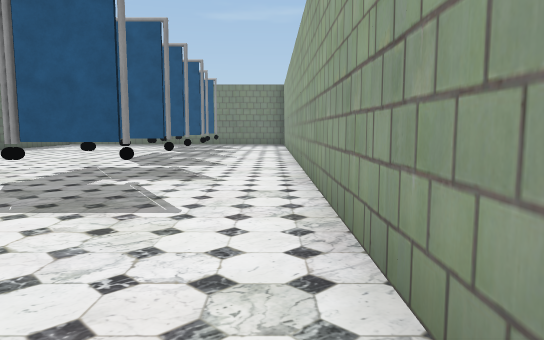
view 1 (above)

24 first-person views from a walk through a scene from a Unity 3-D project. The camera is 1.3 m above the floor, tilts 6° down and sees 70° across. Doors are open. The floor is counted in squares, 2 m on a side. Each view is taken from the middle of a square. On the plan, view 1 faces up. The plan holds only what a view shows up to about 11 squares ahead; the rest is blank. The place goes on beyond the plan. Some surface patterns are stand-ins.

view 2
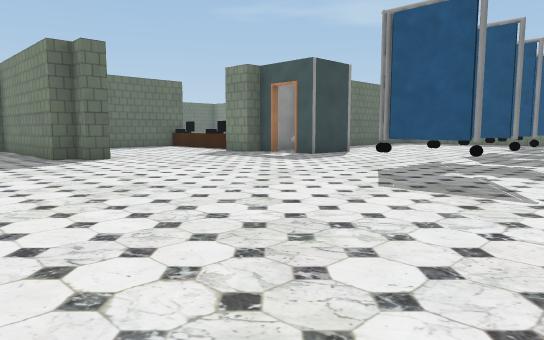

view 3
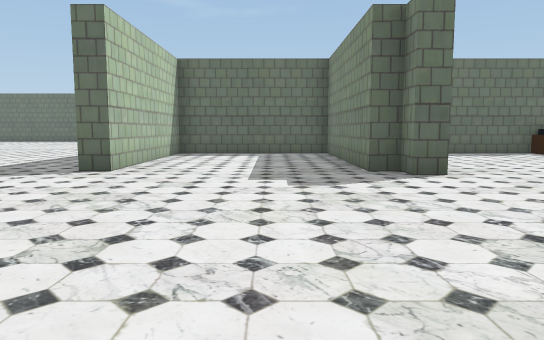

view 4
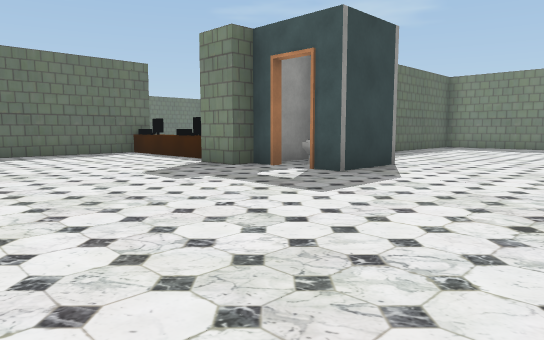

view 5
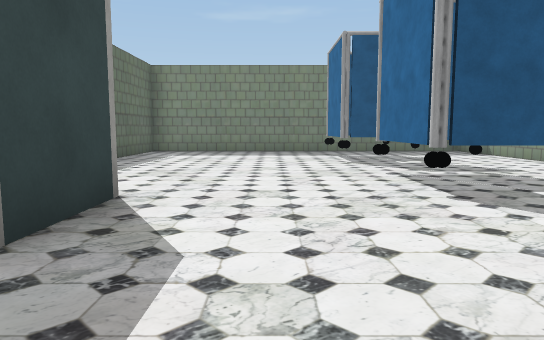

view 6
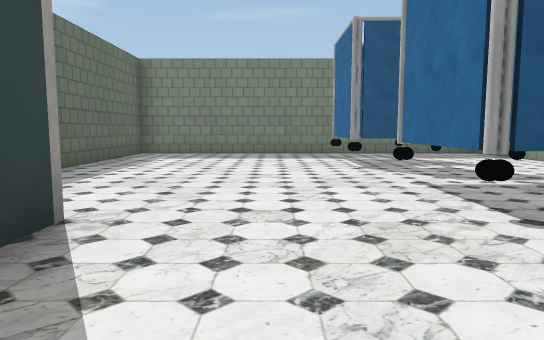

view 7
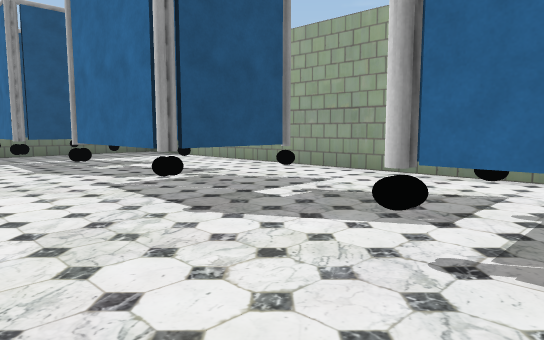

view 8
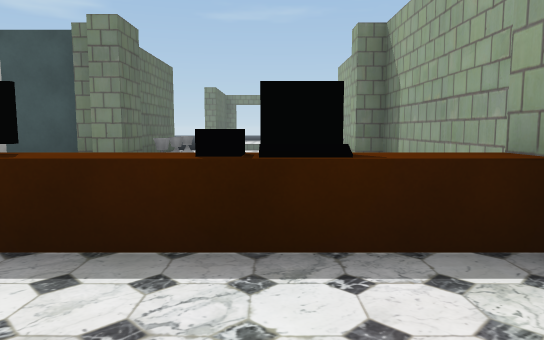

view 9
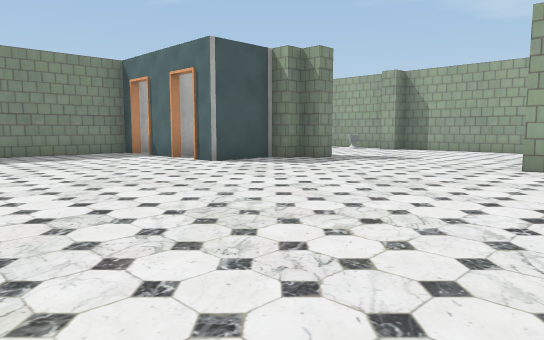

view 10
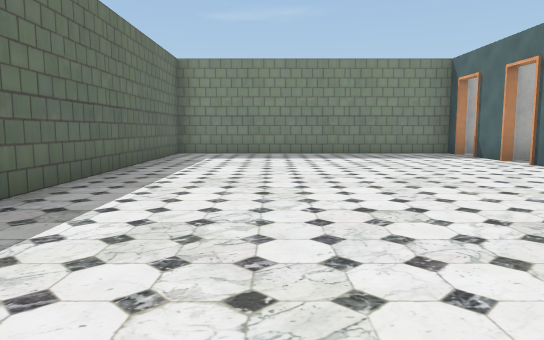

view 11
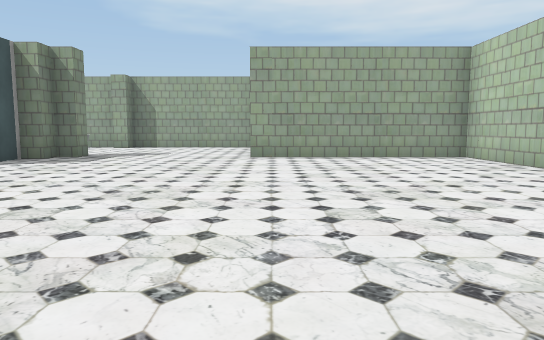

view 12
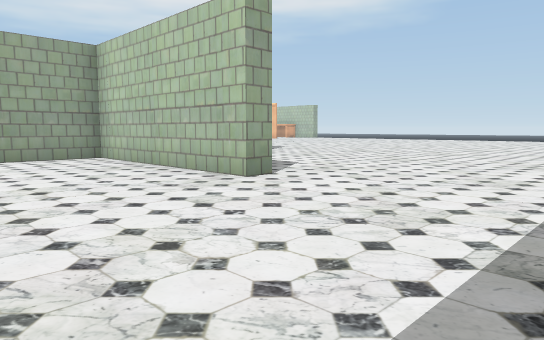

view 13
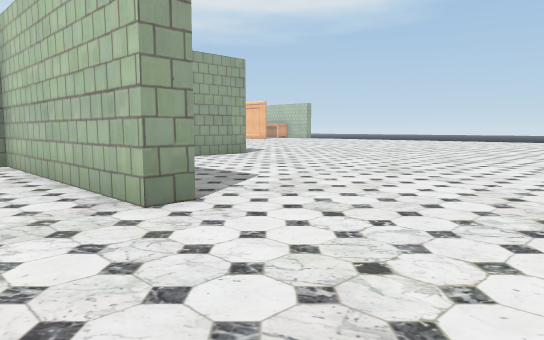

view 14
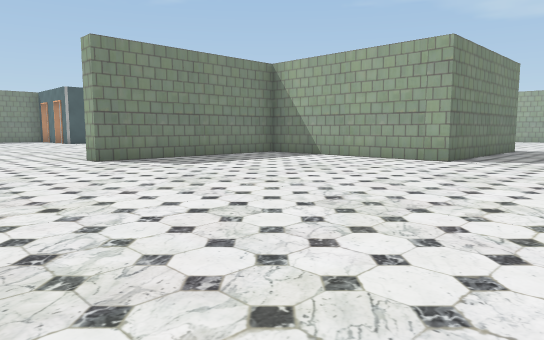

view 15
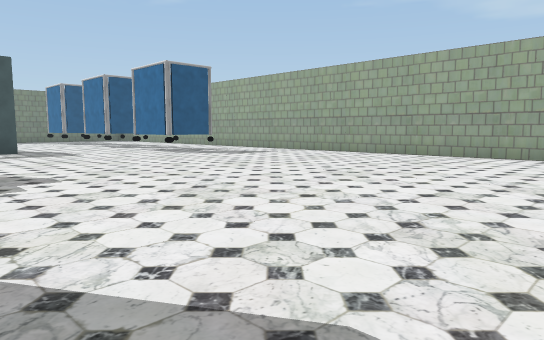

view 16
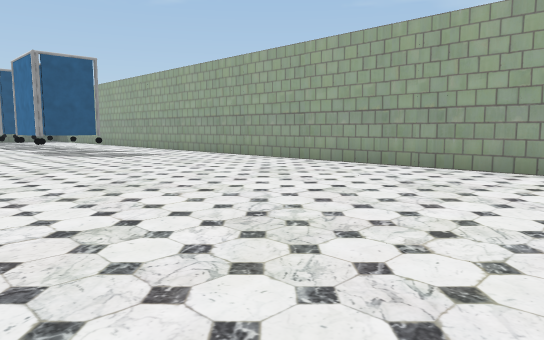

view 17
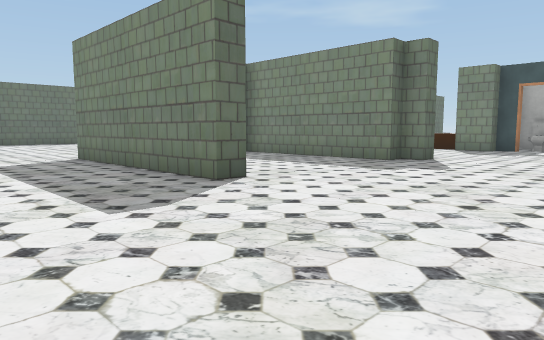

view 18
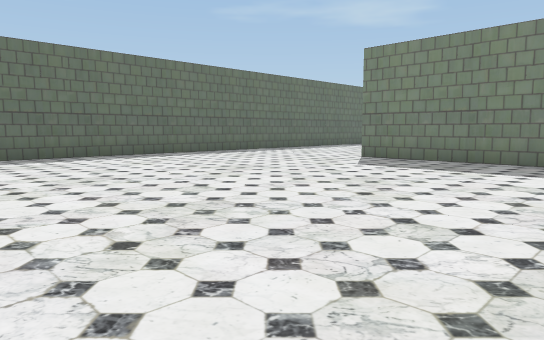

view 19
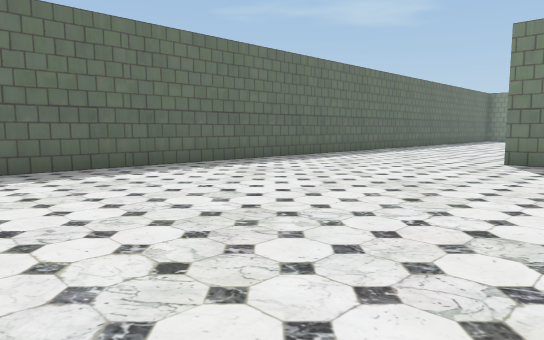

view 20
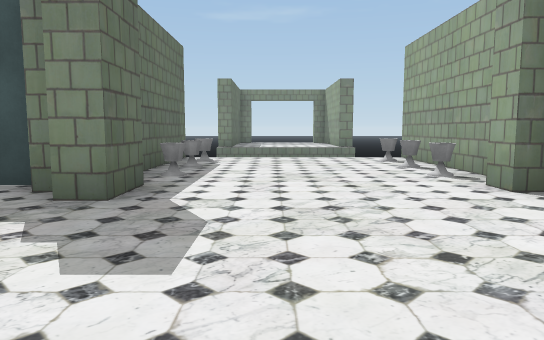

view 21
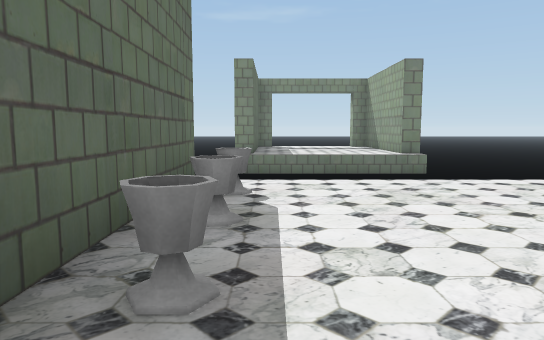

view 22
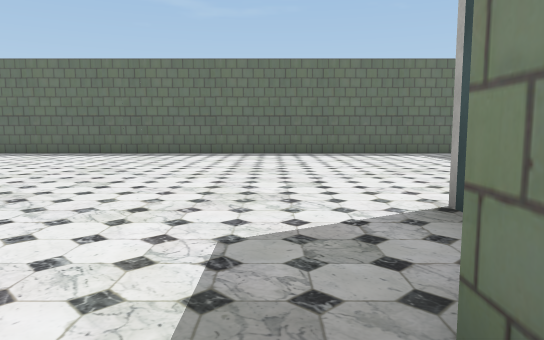

view 23
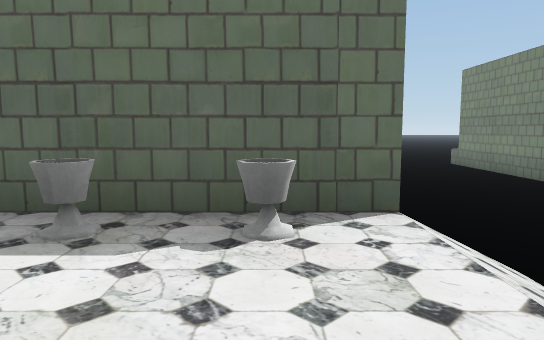

view 24
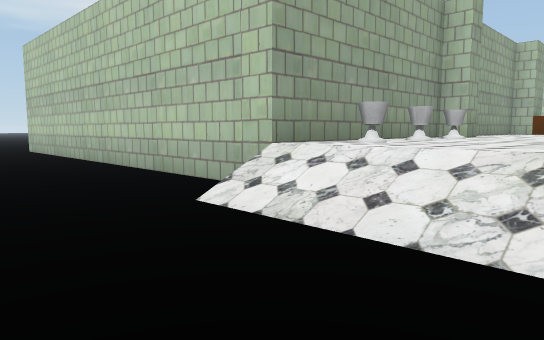

### Floor plan
Key: @ floor where view 1 was taken; # wall or solid block; . main floor; - floor 1 m lower than the main floor; / step, stairs or slope; P grey pole; T toilet; E desk; A vase; O other object.
Columns run from 24 left of view 1 to 1 right of it. Each row starts with its distance up from view 1.
 21   -----      --
 20   -------   -
 19    ------         ---
 18       --- ////// ---------
 17 ###########////###########
 16 #.......TT#A..A#.........#
 15 #.......TT#A..A#....P  ..#
 14 #.......TT#....#....#....#
 13 #.......TT#A..A#....PP ..#
 12 #.........#....#.........#
 11 #..............#.....PP..#
 10 #..............#.....#...#
  9 #..............##T...PP..#
  8 #..............#TT.......#
  7 #.........#EOEO###...PP..#
  6 #.........#..........#...#
  5 #.........#..........PP..#
  4 #.........#..............#
  3 #.........#  ............#
  2 #.....##########.........#
  1 #.........#..............#
  0 #.........#.............@#
 -1 #.........#..............#
 -2 #.........#..............#
 -3 #.........######.........#
 -4 #........................#
 -5 #........................#
 -6   ............  ......

Where each view was taken, in squares from view 1:
view 1: 0 up, 0 right, facing up
view 2: 1 down, 0 right, facing up-left
view 3: 0 up, 3 left, facing left
view 4: 2 up, 3 left, facing up-left
view 5: 5 up, 5 left, facing up
view 6: 6 up, 5 left, facing up
view 7: 6 up, 5 left, facing up-right
view 8: 5 up, 11 left, facing up
view 9: 6 up, 21 left, facing up-right
view 10: 6 up, 21 left, facing up
view 11: 7 up, 23 left, facing right
view 12: 6 up, 23 left, facing down-right
view 13: 4 up, 22 left, facing down-right
view 14: 6 down, 22 left, facing up-right
view 15: 5 down, 9 left, facing up-right
view 16: 6 down, 6 left, facing up-right
view 17: 6 down, 5 left, facing up-left
view 18: 6 down, 14 left, facing up-left
view 19: 6 down, 17 left, facing up-left
view 20: 8 up, 12 left, facing up
view 21: 12 up, 13 left, facing up
view 22: 11 up, 13 left, facing left
view 23: 16 up, 11 left, facing left
view 24: 20 up, 12 left, facing down-right
